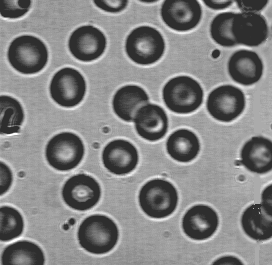
%> input picture MATLAB/Matlab-for-Bio-Imaging/Matlab-Demo/blood1.tif, 272 x 265 px
$ octave D2.m   (GNU Octave 9; MATLAB toolbox functions it lacks are replaced by stand-ins)
%> lines starting %> are read from the running program, lines starting %| are printed output that depends on the picture
% Plot the simple demo provided in class
clear all; close all;
f = zeros(256,256);
f(110:146,100:156) = 1024;
figure(1)
imagesc(f)
colormap(gray); colorbar
%> after `colorbar`:
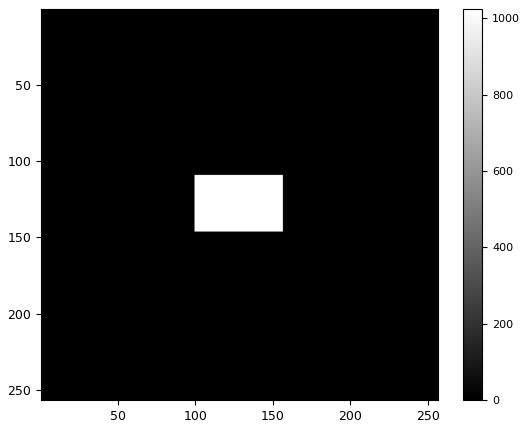
%> figure redrawn from the program's plot data
% colormap(jet); colorbar

figure(2)
surf(f)
shading interp
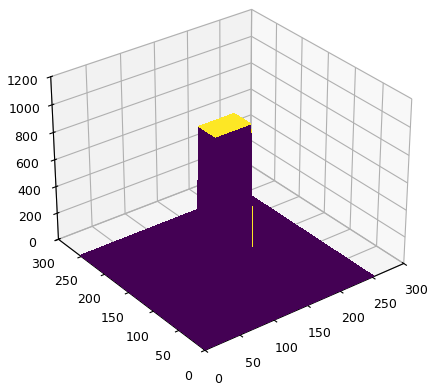
%> figure redrawn from the program's plot data

% Plot the more intricate demo photo from hist_3.m
% clear all; close all;
[I1 map] = imread('blood1.tif');     % Input image
%> I1 is the input picture: size 265x272 uint8; min 46, max 255, mean 129.8
%> map = []

figure(3)
surf(I1)
shading interp
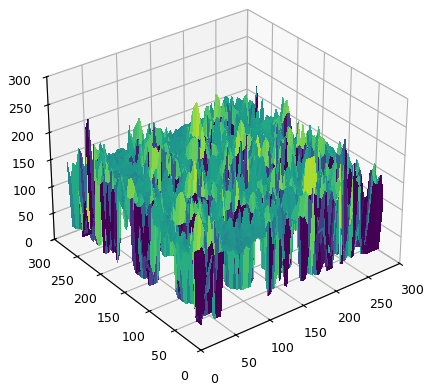
%> figure redrawn from the program's plot data

% Plot the most intricate photo I can find
clear all; close all;
[I1 map alpha] = imread('Clone.png');
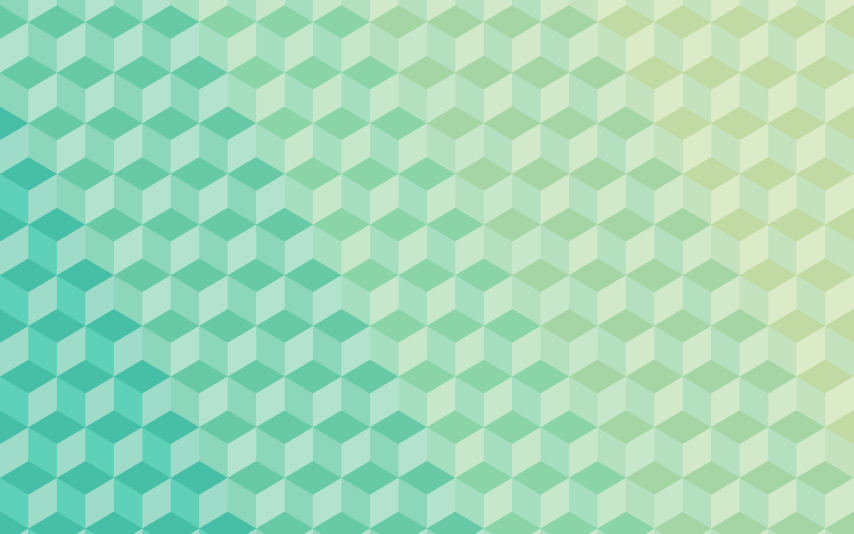
%> input picture MATLAB/Matlab-for-Bio-Imaging/Matlab-Demo/Clone.png, 2560 x 1600 px (shown at 1/3 size)
%> I1 is the input picture: size 1600x2560x3 uint8; mean R, G, B 162.8, 218.7, 185.8
%> alpha: size 1600x2560 uint8; min 159, max 255, mean 255
% I1 = imread('https://images.indiegogo.com/file_attachments/617296/files/20140531220504-Chagos_Team_Photo.jpg?1401599104');

% I = I1(:, :, 1); % filter out to only the first dimension (R of RGB?)
figure(4)
surf(I1(:, :, 1))
shading interp
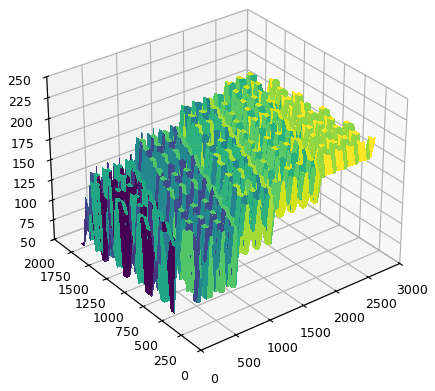
%> figure redrawn from the program's plot data
% Variations
% figure(5)
% surf(I1(:, :, 2))
% shading interp
% figure(6)
% surf(I1(:, :, 3))
% shading interp
